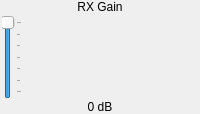
           <widget class="QWidget" name="w7ppFlexRxGainWidget" native="true">
            <property name="visible">
             <bool>false</bool>
            </property>
            <property name="toolTip">
             <string>Native FLEX receive level. Adjust while watching the WSJT receive dB meter. 0 dB preserves the current Native VITA level.</string>
            </property>
            <layout class="QVBoxLayout" name="w7ppFlexRxGainLayout">
             <property name="spacing">
              <number>1</number>
             </property>
             <property name="leftMargin">
              <number>2</number>
             </property>
             <property name="topMargin">
              <number>0</number>
             </property>
             <property name="rightMargin">
              <number>2</number>
             </property>
             <property name="bottomMargin">
              <number>0</number>
             </property>
             <item>
              <widget class="QLabel" name="w7ppFlexRxGainTitle">
               <property name="text">
                <string>RX Gain</string>
               </property>
               <property name="alignment">
                <set>Qt::AlignCenter</set>
               </property>
              </widget>
             </item>
             <item>
              <widget class="QSlider" name="w7ppFlexRxGainSlider">
               <property name="toolTip">
                <string>Native FLEX receive gain. 0 dB is unchanged; move downward to attenuate receive audio.</string>
               </property>
               <property name="minimum">
                <number>-60</number>
               </property>
               <property name="maximum">
                <number>0</number>
               </property>
               <property name="singleStep">
                <number>1</number>
               </property>
               <property name="pageStep">
                <number>5</number>
               </property>
               <property name="value">
                <number>0</number>
               </property>
               <property name="orientation">
                <enum>Qt::Vertical</enum>
               </property>
               <property name="tickPosition">
                <enum>QSlider::TicksRight</enum>
               </property>
               <property name="tickInterval">
                <number>10</number>
               </property>
              </widget>
             </item>
             <item>
              <widget class="QLabel" name="w7ppFlexRxGainValue">
               <property name="text">
                <string>0 dB</string>
               </property>
               <property name="alignment">
                <set>Qt::AlignCenter</set>
               </property>
              </widget>
             </item>
            </layout>
           </widget>
